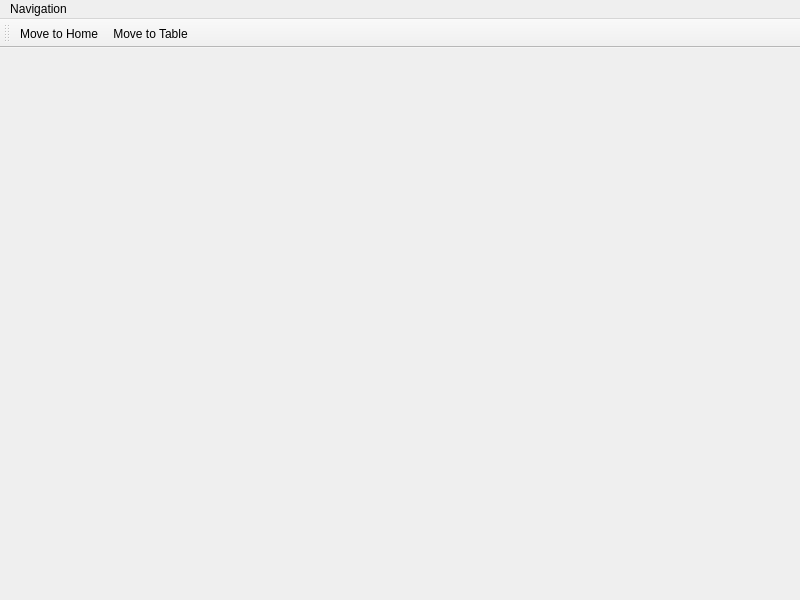
<?xml version="1.0" encoding="UTF-8"?>
<ui version="4.0">
 <class>MainWindow</class>
 <widget class="QMainWindow" name="MainWindow">
  <property name="geometry">
   <rect>
    <x>0</x>
    <y>0</y>
    <width>800</width>
    <height>600</height>
   </rect>
  </property>
  <property name="windowTitle">
   <string>MainWindow</string>
  </property>
  <widget class="QWidget" name="centralwidget"/>
  <widget class="QMenuBar" name="menubar">
   <property name="geometry">
    <rect>
     <x>0</x>
     <y>0</y>
     <width>800</width>
     <height>22</height>
    </rect>
   </property>
   <widget class="QMenu" name="menuNavigation">
    <property name="title">
     <string>Navigation</string>
    </property>
    <addaction name="actionMove_to_Home"/>
    <addaction name="actionMove_to_Table"/>
   </widget>
   <addaction name="menuNavigation"/>
  </widget>
  <widget class="QToolBar" name="toolBar">
   <property name="windowTitle">
    <string>toolBar</string>
   </property>
   <attribute name="toolBarArea">
    <enum>TopToolBarArea</enum>
   </attribute>
   <attribute name="toolBarBreak">
    <bool>false</bool>
   </attribute>
   <addaction name="actionMove_to_Home"/>
   <addaction name="actionMove_to_Table"/>
  </widget>
  <action name="actionMove_to_Home">
   <property name="icon">
    <iconset resource="Resources.qrc">
     <normaloff>:/imgs/home.png</normaloff>:/imgs/home.png</iconset>
   </property>
   <property name="text">
    <string>Move to Home</string>
   </property>
  </action>
  <action name="actionMove_to_Table">
   <property name="icon">
    <iconset resource="Resources.qrc">
     <normaloff>:/imgs/table.png</normaloff>:/imgs/table.png</iconset>
   </property>
   <property name="text">
    <string>Move to Table</string>
   </property>
  </action>
 </widget>
 <resources>
  <include location="Resources.qrc"/>
 </resources>
 <connections/>
</ui>
